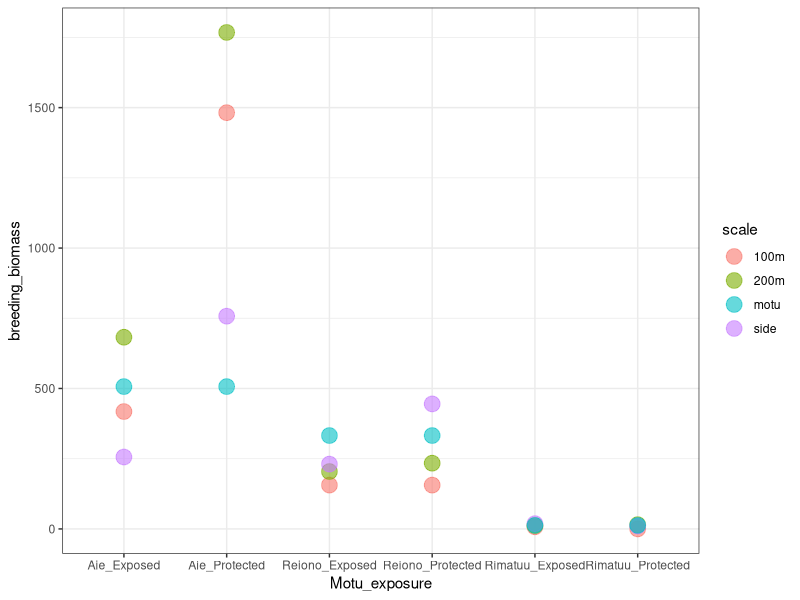
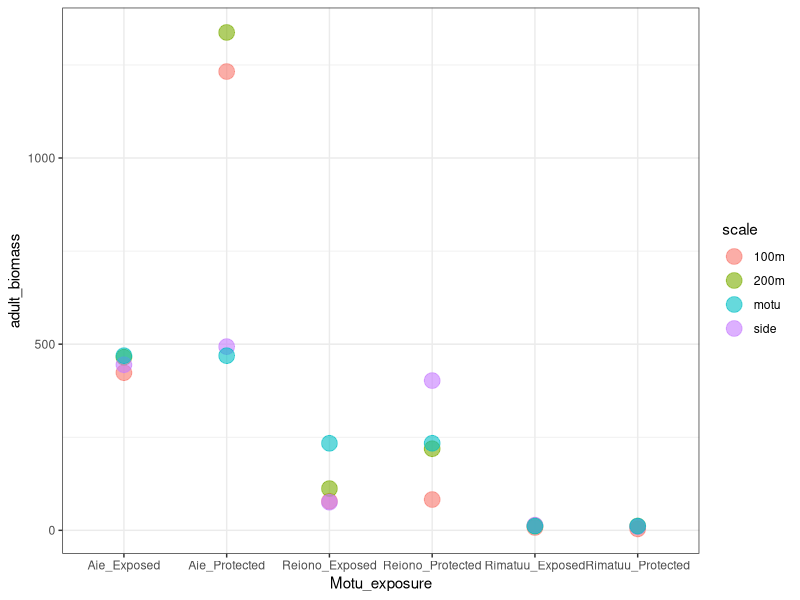
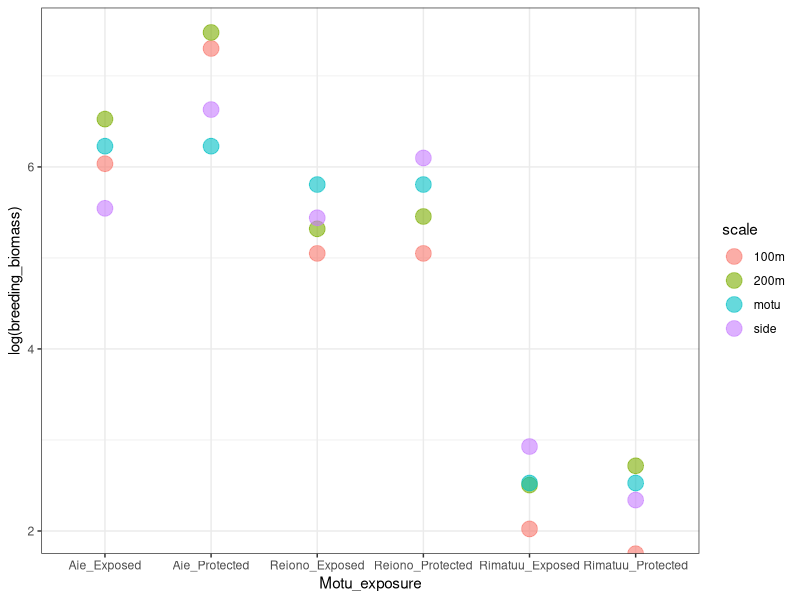
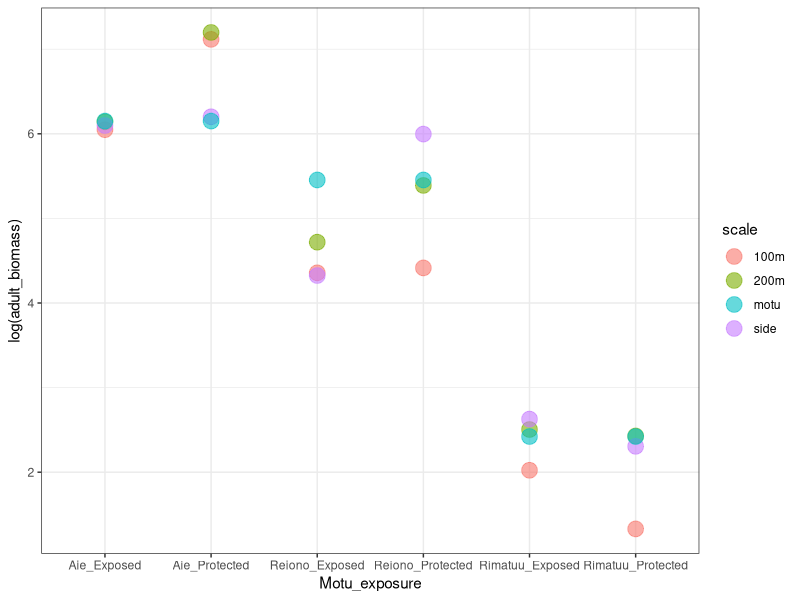
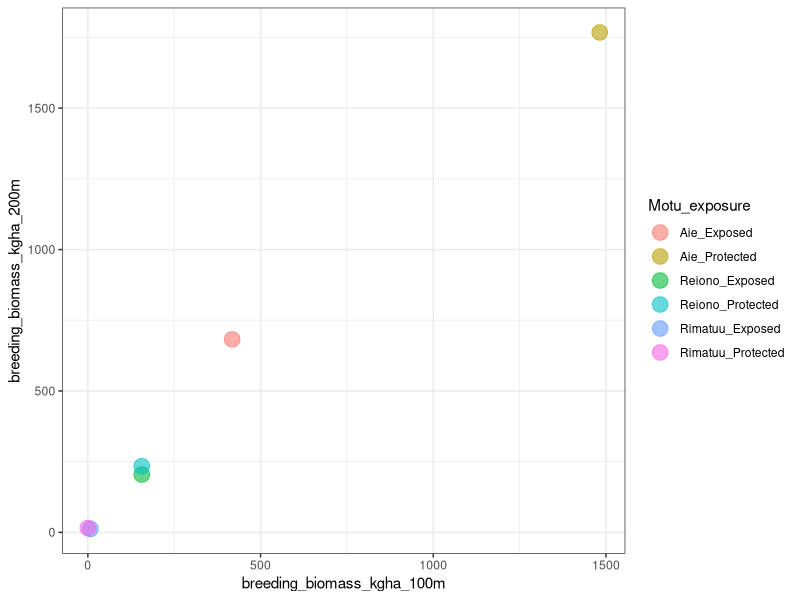
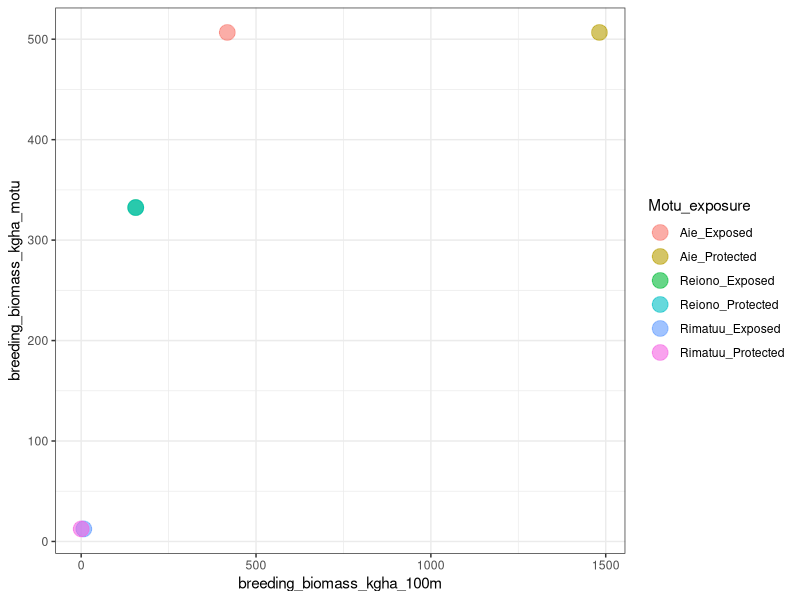
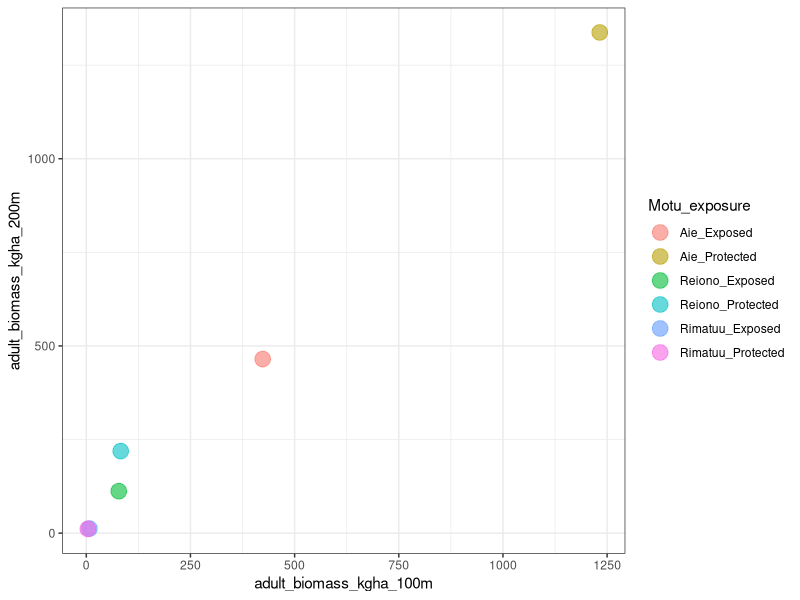
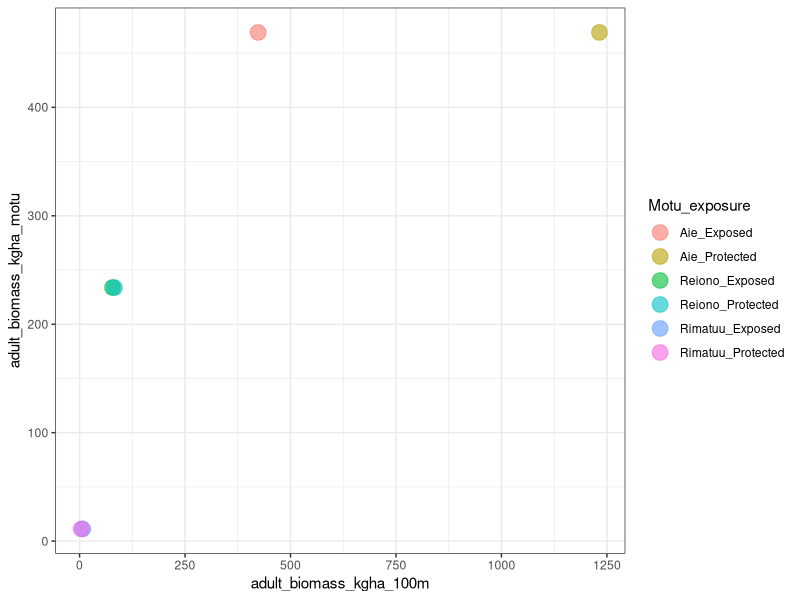

Source code (R) for these figures, in order:
## ---- chunk 1
library(tidyverse)
## ---- chunk 2

sb_dat<-read.csv("raw_data/SeabirdTransectsTetiaroaOct.csv", stringsAsFactors = TRUE) #seabird data from Jayna & Simon
trans_dat<-read.csv("raw_data/seabird_transects_to_use.csv", stringsAsFactors = TRUE) #which focal transects to use
bio_dat<-read.csv("raw_data/seabird_biomass_conversions.csv", stringsAsFactors = TRUE)
  #seabird biomass conversions by species. Has average adult mass per species from Handbook of the Birds of the World (typical source, but should double-check A.minutus and O. lunatus because just from google preview - my subscription ran out) and from EltonTraits paper (https://esajournals.onlinelibrary.wiley.com/doi/abs/10.1890/13-1917.1)

str(sb_dat)
str(trans_dat)
str(bio_dat)

#note: had to have line of text in seabird_transects_to_use.csv file to make it keep leading 0's for transect names....now delete that line: 
trans_dat<-
  trans_dat%>%
  filter(TransectStart_100m!="text")%>%
  droplevels()
trans_dat


## ---- chunk 3
sb_dat_focal<-
  sb_dat%>%
  filter(Motu == "Aie"|Motu =="Rimatuu"|Motu == "Reiono")%>%
  droplevels()

str(sb_dat_focal) #down to 588 rows, 3 factor levels for Motu.

## ---- chunk 4
#sandbar transects from GPScoordinates tab = 1549, 1550, 1551, 1718, 0952
#sandbar transects from map: 1718-0952, 0952-1549, 1549-1550, 1550-1551, 1551-0945.
#from datasheet, only found: 0952-1548, 1548-1549, 1550-1551, 1551-1552. Note for 1551-1552 says end transect also called 0952. 

sb_dat_focal2<-
  sb_dat_focal%>%
  filter(!(TransectStart=="1548"|TransectStart=="1550"|TransectStart=="1551"|TransectStart=="0952"))%>%
  droplevels()

sb_dat_focal2%>%
  distinct(TransectStart) #59 total transects, regardless of |TransectStart=="1718"
#looks like from map, should be 11 transects on Aie (5 on sandbar, 6 around coast), not 10. So I think missing one sandbar transect in data*
#move forward with these, double-check with Jayna/Simon. 

## ---- chunk 5

##need to get number of transects per motu and area to calculate density----
sb_dat_focal2%>%
  distinct(TransectStart) #63 total transects --> now 59

sb_dat_focal2%>%
  group_by(Motu)%>%
  distinct(TransectStart) %>%
  summarize(number_transects = length(TransectStart))
#Motu     number_transects
#Aie	    6			
#Reiono	  19			
#Rimatuu	34	
#equals 59, so makes sense

#check that we get the same when use TransectEnd instead: 
sb_dat_focal2%>%
  group_by(Motu)%>%
  distinct(TransectEnd) %>%
  summarize(number_transects = length(TransectEnd))
#yup, matches above!

#and can triple check by using times:
sb_dat_focal2%>%
  group_by(Motu)%>%
  distinct(Time) %>%
  summarize(number_transects = length(Time))
#matches again, so that's all good

#add column to data that has number of transects info: 
sb_dat_focal3<-
  sb_dat_focal2%>%
  mutate(Number_transects = case_when(Motu == "Aie" ~ 6, #changed from 10 in previous version to exclude sandbar
                                      Motu == "Reiono" ~19,
                                       Motu == "Rimatuu" ~34))%>%
  relocate(Number_transects, .after = Motu)

sb_dat_focal3


###add in biomass-----
sb_dat_focal3_bio<-
  left_join(sb_dat_focal3,
            select(bio_dat, c(SpeciesName, Body_mass_HBW, Body_mass_Elton)),
            by = "SpeciesName")%>%
  relocate(Body_mass_HBW, .after = SpeciesName)%>%
    relocate(Body_mass_Elton, .after = Body_mass_HBW)

sb_dat_focal3_bio #looks good!

## ---- chunk 6
levels(sb_dat_focal$Distance.m)
#only keep "within 3" and "3 to 5"

sb_dat_focal4<-
  sb_dat_focal3_bio%>%
  filter(Distance.m=="within 3" | Distance.m=="3 to 5")%>%
  droplevels()

str(sb_dat_focal4)
## ---- chunk 7

##100 m-----
#probably an easier way to do this, but for now just manually keep any transects that match our designated ones. Not sure if points will be start or end, so allow to be either: 
sb_dat_focal_100m<-
  sb_dat_focal4%>%
  filter((TransectStart == "0946"&TransectEnd == "0947")|(TransectStart == "0947"&TransectEnd == "0946") |  #Aie exposed
           (TransectStart == "0950"&TransectEnd == "0945")|(TransectStart == "0945"&TransectEnd == "0950")| #Aie protected
           (TransectStart == "0695"&TransectEnd == "0696")|(TransectStart == "0696"&TransectEnd == "0695")| #Rimatuu exposed
           (TransectStart == "0648"&TransectEnd == "0686")|(TransectStart == "0686"&TransectEnd == "0648")| #Rimatuu protected
           (TransectStart == "1149"&TransectEnd == "1150")|(TransectStart == "1150"&TransectEnd == "1149")| #Reiono exposed
           (TransectStart == "1139"&TransectEnd == "1140")|(TransectStart == "1140"&TransectEnd == "1139")) #Reiono protected

sb_dat_focal_100m

sb_dat_focal_100m%>%
  distinct(TransectStart)
#left with 6 transects - which means all of them are still in the data! Most seabirds on Aie though...

###add in column on which side of the motus these transects are on. Again, I'm sure there's a better way but for now do it manually: 
sb_dat_focal_100m<-
  sb_dat_focal_100m%>%
  mutate(Exposure = case_when(TransectStart == "0946" ~ "Exposed",
                              TransectStart == "0950" ~ "Protected",
                              TransectStart == "1139" ~ "Protected",
                              TransectStart == "1149" ~ "Exposed",
                              TransectStart == "0648" ~ "Protected",
                              TransectStart == "0695" ~ "Exposed"))%>%
  mutate(Exposure  = as.factor(Exposure))%>%
  relocate(Exposure, .after = Motu)

sb_dat_focal_100m

##200 m-----
sb_dat_focal_200m_only<-
  sb_dat_focal4%>%
  filter((TransectStart == "0948"&TransectEnd == "0947")|(TransectStart == "0947"&TransectEnd == "0948") |  #Aie exposed
           (TransectStart == "0950"&TransectEnd == "0949")|(TransectStart == "0949"&TransectEnd == "0950")| #Aie protected
           (TransectStart == "0695"&TransectEnd == "0694")|(TransectStart == "0694"&TransectEnd == "0695")| #Rimatuu exposed
           (TransectStart == "0687"&TransectEnd == "0686")|(TransectStart == "0686"&TransectEnd == "0687")| #Rimatuu protected
           (TransectStart == "1149"&TransectEnd == "1148")|(TransectStart == "1148"&TransectEnd == "1149")| #Reiono exposed
           (TransectStart == "1139"&TransectEnd == "1138")|(TransectStart == "1138"&TransectEnd == "1139")) #Reiono protected
sb_dat_focal_200m_only

sb_dat_focal_200m_only%>%
  distinct(TransectStart)


###add in column on which side of the motus these transects are on. Again, I'm sure there's a better way but for now do it manually: 
sb_dat_focal_200m_only<-
  sb_dat_focal_200m_only%>%
  mutate(Exposure = case_when(TransectStart == "0947" ~ "Exposed",
                              TransectStart == "0949" ~ "Protected",
                              TransectStart == "1138" ~ "Protected",
                              TransectStart == "1148" ~ "Exposed",
                              TransectStart == "0686" ~ "Protected",
                              TransectStart == "0694" ~ "Exposed"))%>%
  mutate(Exposure  = as.factor(Exposure))%>%
  relocate(Exposure, .after = Motu)

sb_dat_focal_200m_only

#combine with 100 m so this dataset has both together:
sb_dat_focal_100_and_200m<-
  bind_rows(sb_dat_focal_100m, sb_dat_focal_200m_only)

sb_dat_focal_100_and_200m


##motu side----
#Aie South (Exposed): 945 - 946 - 947 - 948 = 3 transects 
#Aie North (Protected): 948 - 949 - 950 - 945 = 3 transects

#Reiono: dividing point south = 1143 (RE10 transect), north = 0837 (RE1 transect)
#Reiono west (Protected): RE1 - RE10 = 0837 - 0838 - 0839 - 1137 - 1138 - 1139 - 1140 - 1141 - 1142 - 1143 = 9 transects
#Reiono east (Exposed): RE10 - RE19 = 1143 - 1144 - 1145 - 1146 - 1147 - 1148 - 1149 - 1150 - 1151 - 1152 = 9 transects

#Rimatuu: dividing point south = 0692 (RI39 transect). West go to top corner (RI20/ 0631) East go to corner - RI1(0606) to cover to corner (or could stop at  RI49 (0702) which ends just before corner). 
#Rimatuu west (Protected): RI20 - RI39 = 0631 - 0632 - 0633 - 0634 - 0635 - 0636 - 0637 - 0638 - 0644 - 0645 - 0646 - 0647 - 0648 - 0686 - 0687 - 0688 - 0689 - 0690 - 0691  - 0692  = 19 transects
#Rimatuu east (Exposed): RI1 - RI49 - RI39 = 0692 - 0693 - 0694 - 0695 - 0696 - 0697 - 0698 - 0699 - 0700 - 0701 - 0702 - 0606 = 11 transects

#additional transects: 
#we know all direction is counterclockwise, so don't need to worry about replicating start/end when a lot of these: 
sb_dat_focal_motu_side_only<-
  sb_dat_focal4%>%
  filter((TransectStart == "0945"&TransectEnd == "0946")| #Aie exposed (just need to add 0945 - 0946)
           
           (TransectStart == "0948"&TransectEnd == "0949")|  #Aie protected (just need to add 0948 - 0949)
           
           (TransectStart == "0692"&TransectEnd == "0693")|(TransectStart == "0693"&TransectEnd == "0694")| (TransectStart == "0696"&TransectEnd == "0697")| (TransectStart == "0697"&TransectEnd == "0698")| 
           (TransectStart == "0698"&TransectEnd == "0699")| (TransectStart == "0699"&TransectEnd == "0700")| (TransectStart == "0700"&TransectEnd == "0701")|
           (TransectStart == "0701"&TransectEnd == "0702")| (TransectStart == "0702"&TransectEnd == "0606")|#Rimatuu exposed, exclude 100 & 200 m = (TransectStart == "0694"&TransectEnd == "0695")| (TransectStart == "0695"&TransectEnd == "0696")|
           
           (TransectStart == "0631"&TransectEnd == "0632")|(TransectStart == "0632"&TransectEnd == "0633")| (TransectStart == "0633"&TransectEnd == "0634")|
           (TransectStart == "0634"&TransectEnd == "0635")|(TransectStart == "0635"&TransectEnd == "0636")|(TransectStart == "0636"&TransectEnd == "0637")|
           (TransectStart == "0637"&TransectEnd == "0638")|(TransectStart == "0638"&TransectEnd == "0644")|(TransectStart == "0644"&TransectEnd == "0645")|
           (TransectStart == "0645"&TransectEnd == "0646")|(TransectStart == "0646"&TransectEnd == "0647")|(TransectStart == "0647"&TransectEnd == "0648")|
           (TransectStart == "0687"&TransectEnd == "0688")|(TransectStart == "0688"&TransectEnd == "0689")|(TransectStart == "0689"&TransectEnd == "0690")|
           (TransectStart == "0690"&TransectEnd == "0691")|(TransectStart == "0691"&TransectEnd == "0692")| #Rimatuu protected, exclude 100 & 200 m:(TransectStart == "0648"&TransectEnd == "0686")|(TransectStart == "0686"&TransectEnd == "0687")|
           
           (TransectStart == "1143"&TransectEnd == "1144")|(TransectStart == "1144"&TransectEnd == "1145")|(TransectStart == "1145"&TransectEnd == "1146")|
           (TransectStart == "1146"&TransectEnd == "1147")|(TransectStart == "1147"&TransectEnd == "1148")
        |(TransectStart == "1150"&TransectEnd == "1151")|(TransectStart == "1151"&TransectEnd == "1152") | #Reiono exposed, exclude 100 & 200 m: |(TransectStart == "1148"&TransectEnd == "1149") |(TransectStart == "1149"&TransectEnd == "1150")
          
           (TransectStart == "0837"&TransectEnd == "0838")|(TransectStart == "0838"&TransectEnd == "0839")|(TransectStart == "0839"&TransectEnd == "1137")
        |(TransectStart == "1137"&TransectEnd == "1138") 
        |(TransectStart == "1140"&TransectEnd == "1141") |(TransectStart == "1141"&TransectEnd == "1142") |(TransectStart == "1142"&TransectEnd == "1143")) #Reiono protected, exclude 100 & 200 m: |(TransectStart == "1138"&TransectEnd == "1139") |(TransectStart == "1139"&TransectEnd == "1140") 


sb_dat_focal_motu_side_only %>%
   group_by(Motu)%>%
  distinct(TransectStart) %>%
  summarize(number_transects = length(TransectStart))

#Aie	2			- yup, only added 1 transect per side
#Reiono	12		- should be 18 - 4 = 14, BUT missing reiono 1143-1144 and 1144-1145 BECAUSE NO BIRDS WITHIN 5 M** So this is okay, but be sure to include these transects in calculation of area/density**
#Rimatuu	26	- should be 30 - 4 = 26, so this is good*

#add exposure: 
sb_dat_focal_motu_side_only<-
  sb_dat_focal_motu_side_only%>%
  mutate(Exposure = case_when(TransectStart == "0945" ~ "Exposed", #Aie
                              TransectStart == "0948" ~ "Protected", #Aie
                              TransectStart == "0692" | TransectStart == "0693" | TransectStart == "0696" | TransectStart == "0697" | TransectStart == "0698" | TransectStart == "0699" 
                              | TransectStart == "0700" | TransectStart == "0701" | TransectStart == "0702"  ~ "Exposed", #Rimatuu
                              TransectStart == "0631" | TransectStart == "0632" | TransectStart == "0633" | TransectStart == "0634" | 
                               TransectStart == "0635" | TransectStart == "0636" | TransectStart == "0637"|TransectStart == "0638" | TransectStart == "0644"|TransectStart == "0645" | 
                               TransectStart == "0646"|TransectStart == "0647" |  TransectStart == "0687"|TransectStart == "0688" | TransectStart == "0689"|TransectStart == "0690" | 
                              TransectStart == "0691"  ~ "Protected", #Rimatuu
                              TransectStart == "1143" | TransectStart == "1144" | TransectStart == "1145" | TransectStart == "1146" | TransectStart == "1147" | 
                              TransectStart == "1150" | TransectStart == "1151"   ~ "Exposed", #Reiono 
                              TransectStart == "0837" |  TransectStart == "0838" | TransectStart == "0839" | TransectStart == "1137" | TransectStart == "1140" | TransectStart == "1141" | 
                               TransectStart == "1142" ~ "Protected" #Reiono 
                              ))%>%
  mutate(Exposure  = as.factor(Exposure))%>%
  relocate(Exposure, .after = Motu)

sb_dat_focal_motu_side_only   
      
#combine with 100 and 200 m transects: 
sb_dat_focal_100_and_200m_and_side<-
  bind_rows(sb_dat_focal_100_and_200m, sb_dat_focal_motu_side_only)

sb_dat_focal_100_and_200m_and_side

sb_dat_focal_100_and_200m_and_side%>%
    group_by(Motu, Exposure)%>%
  distinct(TransectStart) %>%
  summarize(number_transects = length(TransectStart))
#Aie	Exposed	3		- YUP
#Aie	Protected	3		- YUP 
#Reiono	Exposed	7		- Missing 2, but no birds. so this is fine but use 9 as transect number**** 
#Reiono	Protected	9		- YUP 
#Rimatuu	Exposed	11	- YUP 	
#Rimatuu	Protected	19	 - YUP 

#add in number of transects: 
sb_dat_focal_100_and_200m_and_side<-
  sb_dat_focal_100_and_200m_and_side%>%
  mutate(Number_transects_side = case_when(Motu == "Aie" ~ 3, 
                                      Motu == "Reiono" ~9,
                                       Motu == "Rimatuu" & Exposure == "Exposed" ~11,
                                      Motu == "Rimatuu" & Exposure == "Protected" ~19))%>%
  relocate(Number_transects_side, .after = Motu)

sb_dat_focal_100_and_200m_and_side

## ---- chunk 8

levels(sb_dat_focal4$StageCategory) #looks like some have blank stage - let's see what these are:
sb_dat_focal4%>%
  filter(StageCategory=="")
#seaward "dead petrel?" so can ignore this one!

#****NOTE: there is a "juv" category - I ignored this for now because then we only cover adult-sized birds as I think that makes the most sense since we're already excluding chicks.  But, we can change to include it if we want to

#limit to adult-sized birds---- 
#includes juveniles ("adult-sized birds that can fly but aren’t in their breeding coloration":
#but also if the category is "nest" or "onegg" then the adult is also present so should probably include these in the adult counts as well*
#don't include "egg" because adult wasn't present - likely was one of the adults that was flushed and already counted in the "adult" category. 
sb_dat_focal_adults<-
  sb_dat_focal4%>%
  filter(StageCategory=="adult" | StageCategory=="adultORjuv"|StageCategory=="juv"|StageCategory=="nest"|StageCategory=="onegg")%>%
  droplevels()


sb_dat_focal_adults


#now add by species/motu and calculate density----
sb_dat_focal_adults_motu_sp<-
  sb_dat_focal_adults%>%
  group_by(Motu, Number_transects, SpeciesName, Body_mass_HBW)%>%
  summarize(Abundance = sum(Nb))%>%
  mutate(Density_m2 = Abundance/(500*Number_transects)) %>% #5 x 100 m transects, so each transect = 500 m, times the number of transects
  mutate(Density_ha = Density_m2*10000) %>% #and convert to hectares because that's used a lot
  mutate(biomass_kg = Abundance*Body_mass_HBW/1000, #calculate biomass per species - divide by 1000 to go from grams to kg
         biomass_kg_m2 = biomass_kg/(500*Number_transects), #convert to per m^2 as above
        biomass_kg_ha = biomass_kg_m2 *10000) #convert to per hectare - divide by 500 because 500 m&2 per transect, multiple by 10000 for m^2 to hectare

sb_dat_focal_adults_motu_sp
#Aie has way more birds!  But only 2 species (and very small motu)....

##do this only for focal transects - first 100 m----
sb_dat_focal_adults_100m<-
  sb_dat_focal_100m%>%
  filter(StageCategory=="adult" | StageCategory=="adultORjuv"|StageCategory=="juv"|StageCategory=="nest"|StageCategory=="onegg")%>%
  droplevels()
sb_dat_focal_adults_100m


sb_dat_focal_adults_100m_sp<-
  sb_dat_focal_adults_100m%>%
  group_by(Motu, Exposure, TransectStart, TransectEnd, SpeciesName, Body_mass_HBW)%>%
  summarize(Abundance = sum(Nb))%>%
  mutate(Density_m2 = Abundance/(500)) %>% #5 x 100 m transects, so each transect = 500 m, and for this just 1 transect per motu/side
  mutate(Density_ha = Density_m2*10000) %>% #and convert to hectares because that's used a lot
  mutate(biomass_kg = Abundance*Body_mass_HBW/1000, #calculate biomass per species - divide by 1000 to go from grams to kg
         biomass_kg_ha = biomass_kg/500*10000) #convert to per hectare - divide by 500 because 500 m&2 per transect, multiple by 10000 for m^2 to hectare
sb_dat_focal_adults_100m_sp

#only 2 individuals on Reiono, 3 on Rimatuu

##do this only for focal transects - first 100 m plus additional 100 m = 200 m----

sb_dat_focal_adults_200m<-
  sb_dat_focal_100_and_200m%>%
  filter(StageCategory=="adult" | StageCategory=="adultORjuv"|StageCategory=="juv"|StageCategory=="nest"|StageCategory=="onegg")%>%
  droplevels()
sb_dat_focal_adults_200m


sb_dat_focal_adults_200m_sp<-
  sb_dat_focal_adults_200m%>%
  group_by(Motu, Exposure, TransectStart, TransectEnd, SpeciesName, Body_mass_HBW)%>%
  summarize(Abundance = sum(Nb))%>%
  mutate(Density_m2 = Abundance/(500*2)) %>% #5 x 100 m transects, so each transect = 500 m, and for this just 2 transects per motu/side so *2
  mutate(Density_ha = Density_m2*10000)%>% #and convert to hectares because that's used a lot
  mutate(biomass_kg = Abundance*Body_mass_HBW/1000, #calculate biomass per species - divide by 1000 to go from grams to kg
         biomass_kg_ha = biomass_kg/500*10000) #convert to per hectare - divide by 500 because 500 m&2 per transect, multiple by 10000 for m^2 to hectare

sb_dat_focal_adults_200m_sp


##do this only for focal transects - side of motu----
sb_dat_focal_adults_side<-
  sb_dat_focal_100_and_200m_and_side%>%
  filter(StageCategory=="adult" | StageCategory=="adultORjuv"|StageCategory=="juv"|StageCategory=="nest"|StageCategory=="onegg")%>%
  droplevels()
sb_dat_focal_adults_side


sb_dat_focal_adults_side_sp<-
  sb_dat_focal_adults_side%>%
  group_by(Motu, Exposure, Number_transects_side, TransectStart, TransectEnd,  SpeciesName, Body_mass_HBW)%>%
  summarize(Abundance = sum(Nb))%>%
  mutate(Density_m2 = Abundance/(500*Number_transects_side)) %>% #5 x 100 m transects, so each transect = 500 m, times the number of transects
  mutate(Density_ha = Density_m2*10000) %>% #and convert to hectares because that's used a lot
  mutate(biomass_kg = Abundance*Body_mass_HBW/1000, #calculate biomass per species - divide by 1000 to go from grams to kg
         biomass_kg_m2 = biomass_kg/(500*Number_transects_side), #convert to per m^2 as above
        biomass_kg_ha = biomass_kg_m2 *10000) #convert to per hectare - divide by 500 because 500 m&2 per transect, multiple by 10000 for m^2 to hectare


## ---- chunk 9

levels(sb_dat_focal4$StageCategory) #so now we DONT count any adults or juveniles.

#****NOTE: "juv" category shoudn't be counted here because "Since the “juveniles” are fully mobile adult-like birds they aren’t associated with nests."
##****NOTE: currently assuming each egg/chick/fledgling is in its OWN nest - this is correct - "all eggs, chicks, and fledglings are on their own nest. The only species that lays more than one egg is the brown booby, but there are no brown booby nests on those motu. I believe did try to make only one line per nest even for brown boobies, but for those there can be more than one egg or chick in the same nest."

#limit to nests:---- 
sb_dat_focal_nests<-
  sb_dat_focal4%>%
  filter(StageCategory=="chick" | StageCategory=="egg"| StageCategory=="fledgling"| StageCategory=="nest"| StageCategory=="onegg")%>%
  droplevels()

sb_dat_focal_nests

#now add by species/motu and calculate density----
sb_dat_focal_nests_motu_sp<-
  sb_dat_focal_nests%>%
  group_by(Motu, Number_transects, SpeciesName, Body_mass_HBW)%>%
  summarize(BreedingPairs = sum(Nb),
            Abundance = BreedingPairs*2)%>% #- multiply by 2 assuming 2 adults per nest (so # of seabirds rather than # nests or breeding pairs)
  mutate(Density_m2 = Abundance/(500*Number_transects)) %>% #5 x 100 m transects, so each transect = 500 m, times the number of transects
  mutate(Density_ha = Density_m2*10000) %>% #and convert to hectares because that's used a lot
 mutate(biomass_kg = Abundance*Body_mass_HBW/1000, #calculate biomass per species  - divide by 1000 to go from grams to kg
         biomass_kg_m2 = biomass_kg/(500*Number_transects), #convert to per m^2 as above
        biomass_kg_ha = biomass_kg_m2 *10000) #convert to per hectare - divide by 500 because 500 m&2 per transect, multiple by 10000 for m^2 to hectare
 
 
sb_dat_focal_nests_motu_sp
#Different than number adults: Reiono now closer to Aie in terms of number of nests (esp for boobies whcih are much larger than the other species, and likely contribute more to nitrogen input)


##do this only for focal transects - first 100 m----
sb_dat_focal_nests_100m<-
  sb_dat_focal_100m%>%
  filter(StageCategory=="chick" | StageCategory=="egg"| StageCategory=="fledgling"| StageCategory=="nest"| StageCategory=="onegg")%>%
  droplevels()
sb_dat_focal_nests_100m


sb_dat_focal_nests_100m_sp<-
  sb_dat_focal_nests_100m%>%
  group_by(Motu, Exposure, TransectStart, TransectEnd, SpeciesName, Body_mass_HBW)%>%
  summarize(BreedingPairs = sum(Nb),
            Abundance = BreedingPairs*2)%>% #- multiply by 2 assuming 2 adults per nest (so # of seabirds rather than # nests or breeding pairs)
  mutate(Density_m2 = Abundance/(500)) %>% #5 x 100 m transects, so each transect = 500 m, and for this just 1 transect per motu/side
  mutate(Density_ha = Density_m2*10000)%>% #and convert to hectares because that's used a lot
 mutate(biomass_kg = Abundance*Body_mass_HBW/1000, #calculate biomass per species - divide by 1000 to go from grams to kg
         biomass_kg_ha = biomass_kg/500*10000) #convert to per hectare - divide by 500 because 500 m&2 per transect, multiple by 10000 for m^2 to hectare
sb_dat_focal_nests_100m_sp



##do this only for focal transects - first 100 m plus additional 100 m = 200 m----
sb_dat_focal_nests_200m<-
  sb_dat_focal_100_and_200m%>%
  filter(StageCategory=="chick" | StageCategory=="egg"| StageCategory=="fledgling"| StageCategory=="nest"| StageCategory=="onegg")%>%
  droplevels()
sb_dat_focal_nests_200m


sb_dat_focal_nests_200m_sp<-
  sb_dat_focal_nests_200m%>%
  group_by(Motu, Exposure, TransectStart, TransectEnd, SpeciesName, Body_mass_HBW)%>%
   summarize(BreedingPairs = sum(Nb),
            Abundance = BreedingPairs*2)%>% #- multiply by 2 assuming 2 adults per nest (so # of seabirds rather than # nests or breeding pairs)
  mutate(Density_m2 = Abundance/(500*2)) %>% #5 x 100 m transects, so each transect = 500 m, and for this just 2 transects per motu/side so *2
  mutate(Density_ha = Density_m2*10000)%>% #and convert to hectares because that's used a lot
 mutate(biomass_kg = Abundance*Body_mass_HBW/1000, #calculate biomass per species - divide by 1000 to go from grams to kg
         biomass_kg_ha = biomass_kg/500*10000) #convert to per hectare - divide by 500 because 500 m&2 per transect, multiple by 10000 for m^2 to hectare
sb_dat_focal_nests_200m_sp


##do this only for focal transects - side of motu----
sb_dat_focal_nests_side<-
  sb_dat_focal_100_and_200m_and_side%>%
  filter(StageCategory=="chick" | StageCategory=="egg"| StageCategory=="fledgling"| StageCategory=="nest"| StageCategory=="onegg")%>%
  droplevels()
sb_dat_focal_nests_side


sb_dat_focal_nests_side_sp<-
  sb_dat_focal_nests_side%>%
  group_by(Motu, Exposure, Number_transects_side, TransectStart, TransectEnd,  SpeciesName, Body_mass_HBW)%>%
  summarize(BreedingPairs = sum(Nb),
            Abundance = BreedingPairs*2)%>% #- multiply by 2 assuming 2 adults per nest (so # of seabirds rather than # nests or breeding pairs)
  mutate(Density_m2 = Abundance/(500*Number_transects_side)) %>% #5 x 100 m transects, so each transect = 500 m, times the number of transects
  mutate(Density_ha = Density_m2*10000) %>% #and convert to hectares because that's used a lot
 mutate(biomass_kg = Abundance*Body_mass_HBW/1000, #calculate biomass per species  - divide by 1000 to go from grams to kg
         biomass_kg_m2 = biomass_kg/(500*Number_transects_side), #convert to per m^2 as above
        biomass_kg_ha = biomass_kg_m2 *10000) #convert to per hectare - divide by 500 because 500 m&2 per transect, multiple by 10000 for m^2 to hectare
 
 


## ---- chunk 10
#data by species and scale:
sb_dat_focal_nests_motu_sp
sb_dat_focal_nests_100m_sp
sb_dat_focal_nests_200m_sp
sb_dat_focal_nests_side_sp

sb_dat_focal_adults_motu_sp
sb_dat_focal_adults_100m_sp
sb_dat_focal_adults_200m_sp
sb_dat_focal_adults_side_sp

#nesting birds----
sb_dat_focal_nests_motu<-
  sb_dat_focal_nests_motu_sp%>%
  group_by(Motu)%>%
  summarize(breeding_density_ha_motu = sum(Density_ha),
            breeding_biomass_kgha_motu = sum(biomass_kg_ha))
sb_dat_focal_nests_motu
#Aie and Reiono were similar when included sandbar - see note above, need to check whether 10 is really the right number of transects for Aie, or if this is high because of sandbar transects (which may not = 100 m/is changing habitat so no nests??)
#BUT this is interesting given similar N15 signatures at Aie and Reiono - could give clues about scales that matter!
#When exclude sandbar, now clear gradient of Aie --> Reiono --> Rimatuu

sb_dat_focal_nests_100m<-
  sb_dat_focal_nests_100m_sp%>%
  group_by(Motu, Exposure)%>%
  summarize(breeding_density_ha_100m = sum(Density_ha),
            breeding_biomass_kgha_100m = sum(biomass_kg_ha))
sb_dat_focal_nests_100m


sb_dat_focal_nests_200m<-
  sb_dat_focal_nests_200m_sp%>%
  group_by(Motu, Exposure)%>%
  summarize(breeding_density_ha_200m = sum(Density_ha),
            breeding_biomass_kgha_200m = sum(biomass_kg_ha))
sb_dat_focal_nests_200m


sb_dat_focal_nests_side<-
  sb_dat_focal_nests_side_sp%>%
  group_by(Motu, Exposure)%>%
  summarize(breeding_density_ha_side = sum(Density_ha),
            breeding_biomass_kgha_side = sum(biomass_kg_ha))
sb_dat_focal_nests_side


#combine:
sb_dat_focal_nests_all1<-
  full_join(sb_dat_focal_nests_motu, sb_dat_focal_nests_200m,
            by = "Motu")

sb_dat_focal_nests_all2<-
  full_join(sb_dat_focal_nests_100m, sb_dat_focal_nests_all1, 
            by = c("Motu", "Exposure"))  


sb_dat_focal_nests_all<-
  full_join(sb_dat_focal_nests_side, sb_dat_focal_nests_all2, 
            by = c("Motu", "Exposure"))  %>% 
  select(Motu, Exposure, breeding_biomass_kgha_100m, breeding_biomass_kgha_200m, breeding_biomass_kgha_side, breeding_biomass_kgha_motu,
         breeding_density_ha_100m, breeding_density_ha_200m, breeding_density_ha_side, breeding_density_ha_motu) %>% #reorder columns
    replace_na(list(breeding_density_ha_100m = 0, breeding_biomass_kgha_100m = 0)) #replace NA with 0s because 0 birds in Rimatuu Protected 100 m

sb_dat_focal_nests_all


##adult seabirds-----
sb_dat_focal_adults_motu<-
  sb_dat_focal_adults_motu_sp%>%
  group_by(Motu)%>%
  summarize(adult_density_ha_motu = sum(Density_ha),
            adult_biomass_kgha_motu = sum(biomass_kg_ha))
sb_dat_focal_adults_motu
#Aie and Reiono now really different!


sb_dat_focal_adults_100m<-
  sb_dat_focal_adults_100m_sp%>%
  group_by(Motu, Exposure)%>%
  summarize(adult_density_ha_100m = sum(Density_ha),
            adult_biomass_kgha_100m = sum(biomass_kg_ha))
sb_dat_focal_adults_100m


sb_dat_focal_adults_200m<-
  sb_dat_focal_adults_200m_sp%>%
  group_by(Motu, Exposure)%>%
  summarize(adult_density_ha_200m = sum(Density_ha),
            adult_biomass_kgha_200m = sum(biomass_kg_ha))
sb_dat_focal_adults_200m

sb_dat_focal_adults_side<-
  sb_dat_focal_adults_side_sp%>%
  group_by(Motu, Exposure)%>%
  summarize(adult_density_ha_side = sum(Density_ha),
            adult_biomass_kgha_side = sum(biomass_kg_ha))
sb_dat_focal_adults_side

#combine:
sb_dat_focal_adults_all1<-
  full_join(sb_dat_focal_adults_motu, sb_dat_focal_adults_200m,
            by = "Motu")

sb_dat_focal_adults_all2<-
  full_join(sb_dat_focal_adults_all1, sb_dat_focal_adults_100m, 
            by = c("Motu", "Exposure"))  


sb_dat_focal_adults_all<-
  full_join(sb_dat_focal_adults_all2, sb_dat_focal_adults_side, 
            by = c("Motu", "Exposure"))  %>% 
  select(Motu, Exposure, adult_biomass_kgha_100m, adult_biomass_kgha_200m, adult_biomass_kgha_side, adult_biomass_kgha_motu,
         adult_density_ha_100m, adult_density_ha_200m, adult_density_ha_side, adult_density_ha_motu) %>% #reorder columns
    replace_na(list(adult_density_ha_100m = 0, adult_biomass_kgha_100m = 0)) #replace NA with 0s because 0 birds in Reiono Exposed 100 m

sb_dat_focal_adults_all


##combine all into one wide datasheet:
sb_dat_focal_adults_all
sb_dat_focal_nests_all

seabird_focal_all<-
  full_join(sb_dat_focal_nests_all, sb_dat_focal_adults_all,
            by = c("Motu", "Exposure"))

seabird_focal_all

## ---- chunk 11
#summarized datasheest:
seabird_focal_all%>%
  select(Motu, Exposure, breeding_biomass_kgha_100m:breeding_biomass_kgha_motu)%>%
  pivot_longer(cols = starts_with("breeding_biomass_kgha_"),
                names_to = "scale",
               names_prefix  = "breeding_biomass_kgha_",
               values_to = "breeding_biomass")%>%
  mutate(Motu_exposure = str_c(Motu, Exposure, sep ="_"))%>%
  ggplot(aes(x = Motu_exposure, y = breeding_biomass, fill = scale, color = scale))+
  geom_point(size = 5, alpha= .6)+
  theme_bw()



seabird_focal_all%>%
  select(Motu, Exposure, adult_biomass_kgha_100m:adult_biomass_kgha_motu)%>%
  pivot_longer(cols = starts_with("adult_biomass_kgha_"),
                names_to = "scale",
               names_prefix  = "adult_biomass_kgha_",
               values_to = "adult_biomass")%>%
  mutate(Motu_exposure = str_c(Motu, Exposure, sep ="_"))%>%
  ggplot(aes(x = Motu_exposure, y = adult_biomass, fill = scale, color = scale))+
  geom_point(size = 5, alpha= .6)+
  theme_bw()

##log plots: 
seabird_focal_all%>%
  select(Motu, Exposure, breeding_biomass_kgha_100m:breeding_biomass_kgha_motu)%>%
  pivot_longer(cols = starts_with("breeding_biomass_kgha_"),
                names_to = "scale",
               names_prefix  = "breeding_biomass_kgha_",
               values_to = "breeding_biomass")%>%
  mutate(Motu_exposure = str_c(Motu, Exposure, sep ="_"))%>%
  ggplot(aes(x = Motu_exposure, y = log(breeding_biomass), fill = scale, color = scale))+
  geom_point(size = 5, alpha= .6)+
  theme_bw()



seabird_focal_all%>%
  select(Motu, Exposure, adult_biomass_kgha_100m:adult_biomass_kgha_motu)%>%
  pivot_longer(cols = starts_with("adult_biomass_kgha_"),
                names_to = "scale",
               names_prefix  = "adult_biomass_kgha_",
               values_to = "adult_biomass")%>%
  mutate(Motu_exposure = str_c(Motu, Exposure, sep ="_"))%>%
  ggplot(aes(x = Motu_exposure, y = log(adult_biomass), fill = scale, color = scale))+
  geom_point(size = 5, alpha= .6)+
  theme_bw()



#check relationship among the different scales:----
#breeding birds: 
seabird_focal_all%>%
  mutate(Motu_exposure = str_c(Motu, Exposure, sep ="_"))%>%
  ggplot(aes(x = breeding_biomass_kgha_100m, y = breeding_biomass_kgha_200m, fill = Motu_exposure, color = Motu_exposure))+
  geom_point(size = 5, alpha= .6)+
  theme_bw()

seabird_focal_all%>%
  mutate(Motu_exposure = str_c(Motu, Exposure, sep ="_"))%>%
  ggplot(aes(x = breeding_biomass_kgha_100m, y = breeding_biomass_kgha_motu, fill = Motu_exposure, color = Motu_exposure))+
  geom_point(size = 5, alpha= .6)+
  theme_bw()
#interesting - 100 and 200 m scales closely matchfor breeding , but motu and 100 m do not!

#adult birds: 
seabird_focal_all%>%
  mutate(Motu_exposure = str_c(Motu, Exposure, sep ="_"))%>%
  ggplot(aes(x = adult_biomass_kgha_100m, y = adult_biomass_kgha_200m, fill = Motu_exposure, color = Motu_exposure))+
  geom_point(size = 5, alpha= .6)+
  theme_bw()

seabird_focal_all%>%
  mutate(Motu_exposure = str_c(Motu, Exposure, sep ="_"))%>%
  ggplot(aes(x = adult_biomass_kgha_100m, y = adult_biomass_kgha_motu, fill = Motu_exposure, color = Motu_exposure))+
  geom_point(size = 5, alpha= .6)+
  theme_bw()
#patterns less clear for adult birds

#adult vs. breeding birds: 
seabird_focal_all%>%
  mutate(Motu_exposure = str_c(Motu, Exposure, sep ="_"))%>%
  ggplot(aes(x = adult_biomass_kgha_100m, y = breeding_biomass_kgha_100m, fill = Motu_exposure, color = Motu_exposure))+
  geom_point(size = 5, alpha= .6)+
  theme_bw()

seabird_focal_all%>%
  mutate(Motu_exposure = str_c(Motu, Exposure, sep ="_"))%>%
  ggplot(aes(x = adult_biomass_kgha_200m, y = breeding_biomass_kgha_200m, fill = Motu_exposure, color = Motu_exposure))+
  geom_point(size = 5, alpha= .6)+
  theme_bw()

seabird_focal_all%>%
  mutate(Motu_exposure = str_c(Motu, Exposure, sep ="_"))%>%
  ggplot(aes(x = adult_biomass_kgha_motu, y = breeding_biomass_kgha_motu, fill = Motu_exposure, color = Motu_exposure))+
  geom_point(size = 5, alpha= .6)+
  theme_bw()
#some patterns but definitely not linear relationship.  

## ---- chunk 12

#cor plots:
library(corrplot) #for checking correlations

#just look at biomass---
seabird_focal_all_bio<-
  seabird_focal_all%>%
  select(-contains("density")) %>%
   rename_with(~ str_remove(., "kgha_"), everything())#%>%
  # rename_with(~ str_remove(., "mass"), everything())
 seabird_focal_all_bio 

corrplot(cor(seabird_focal_all_bio[,3:10]), type = "upper", addCoef.col = "gray", addCoefasPercent = FALSE, tl.col = "black", title = "biomass")


#just look at density---
seabird_focal_all_density<-
  seabird_focal_all%>%
  select(-contains("biomass")) %>%
   rename_with(~ str_remove(., "ha_"), everything())#%>%
  # rename_with(~ str_remove(., "mass"), everything())
 seabird_focal_all_density 

 corrplot(cor(seabird_focal_all_density[,3:10]), type = "upper", addCoef.col = "gray", addCoefasPercent = FALSE, tl.col = "black", title = "density")

 
#all combined---
seabird_focal_all_r<-
  seabird_focal_all%>%
   rename_with(~ str_remove(., "eeding"), everything())%>%
   rename_with(~ str_remove(., "dult"), everything())%>%
   rename_with(~ str_remove(., "kgha_"), everything())%>%
   rename_with(~ str_remove(., "ha_"), everything())%>%
   rename_with(~ str_remove(., "ity"), everything())%>%
   rename_with(~ str_remove(., "mass"), everything())

 corrplot(cor(seabird_focal_all_r[,3:18]), type = "upper", addCoef.col = "gray", addCoefasPercent = FALSE, tl.col = "black", title = "all")

 

 ##all very highly correlated, esp breeding biomass at 100-200-side scales, and breeding with adult biomass at 100-200 scales.  

## ---- chunk 13

#by species:
sb_dat_focal_nests_motu_sp
sb_dat_focal_nests_100m_sp
sb_dat_focal_nests_200m_sp
sb_dat_focal_nests_side_sp

sb_dat_focal_adults_motu_sp
sb_dat_focal_adults_100m_sp
sb_dat_focal_adults_200m_sp
sb_dat_focal_adults_side_sp

#aggregated:
seabird_focal_all


#save(sb_dat_focal_nests_motu_sp, sb_dat_focal_nests_100m_sp, sb_dat_focal_nests_200m_sp,sb_dat_focal_nests_side_sp,
#     sb_dat_focal_adults_motu_sp, sb_dat_focal_adults_100m_sp, sb_dat_focal_adults_200m_sp,sb_dat_focal_adults_side_sp,
#     seabird_focal_all, file = "outputs/seabird_dens_bio_data.RData")


##also save all aggregated as .csv to make it easy to email/share----
#write.csv(seabird_focal_all, "outputs/seabird_dens_bio_focal_data.csv")
